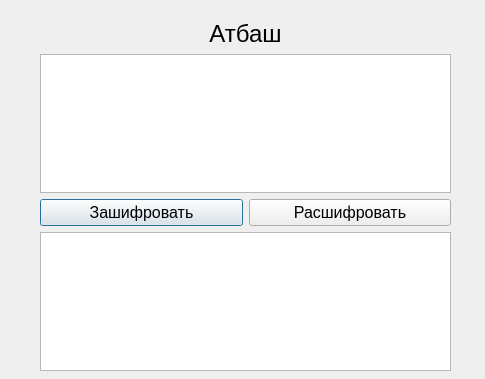
<?xml version="1.0" encoding="UTF-8"?>
<ui version="4.0">
 <class>Atbash</class>
 <widget class="QDialog" name="Atbash">
  <property name="geometry">
   <rect>
    <x>0</x>
    <y>0</y>
    <width>485</width>
    <height>379</height>
   </rect>
  </property>
  <property name="windowTitle">
   <string>Atbash</string>
  </property>
  <widget class="QWidget" name="verticalLayoutWidget">
   <property name="geometry">
    <rect>
     <x>40</x>
     <y>20</y>
     <width>411</width>
     <height>351</height>
    </rect>
   </property>
   <layout class="QVBoxLayout" name="verticalLayout">
    <item>
     <widget class="QLabel" name="label">
      <property name="font">
       <font>
        <pointsize>18</pointsize>
       </font>
      </property>
      <property name="text">
       <string>Атбаш</string>
      </property>
      <property name="alignment">
       <set>Qt::AlignCenter</set>
      </property>
     </widget>
    </item>
    <item>
     <widget class="QTextEdit" name="input">
      <property name="font">
       <font>
        <pointsize>14</pointsize>
       </font>
      </property>
     </widget>
    </item>
    <item>
     <layout class="QHBoxLayout" name="horizontalLayout_2">
      <item>
       <widget class="QPushButton" name="encode">
        <property name="font">
         <font>
          <pointsize>12</pointsize>
         </font>
        </property>
        <property name="text">
         <string>Зашифровать</string>
        </property>
       </widget>
      </item>
      <item>
       <widget class="QPushButton" name="decode">
        <property name="font">
         <font>
          <pointsize>12</pointsize>
         </font>
        </property>
        <property name="text">
         <string>Расшифровать</string>
        </property>
       </widget>
      </item>
     </layout>
    </item>
    <item>
     <widget class="QTextEdit" name="output">
      <property name="font">
       <font>
        <pointsize>14</pointsize>
       </font>
      </property>
      <property name="readOnly">
       <bool>true</bool>
      </property>
     </widget>
    </item>
   </layout>
  </widget>
 </widget>
 <resources/>
 <connections/>
</ui>
